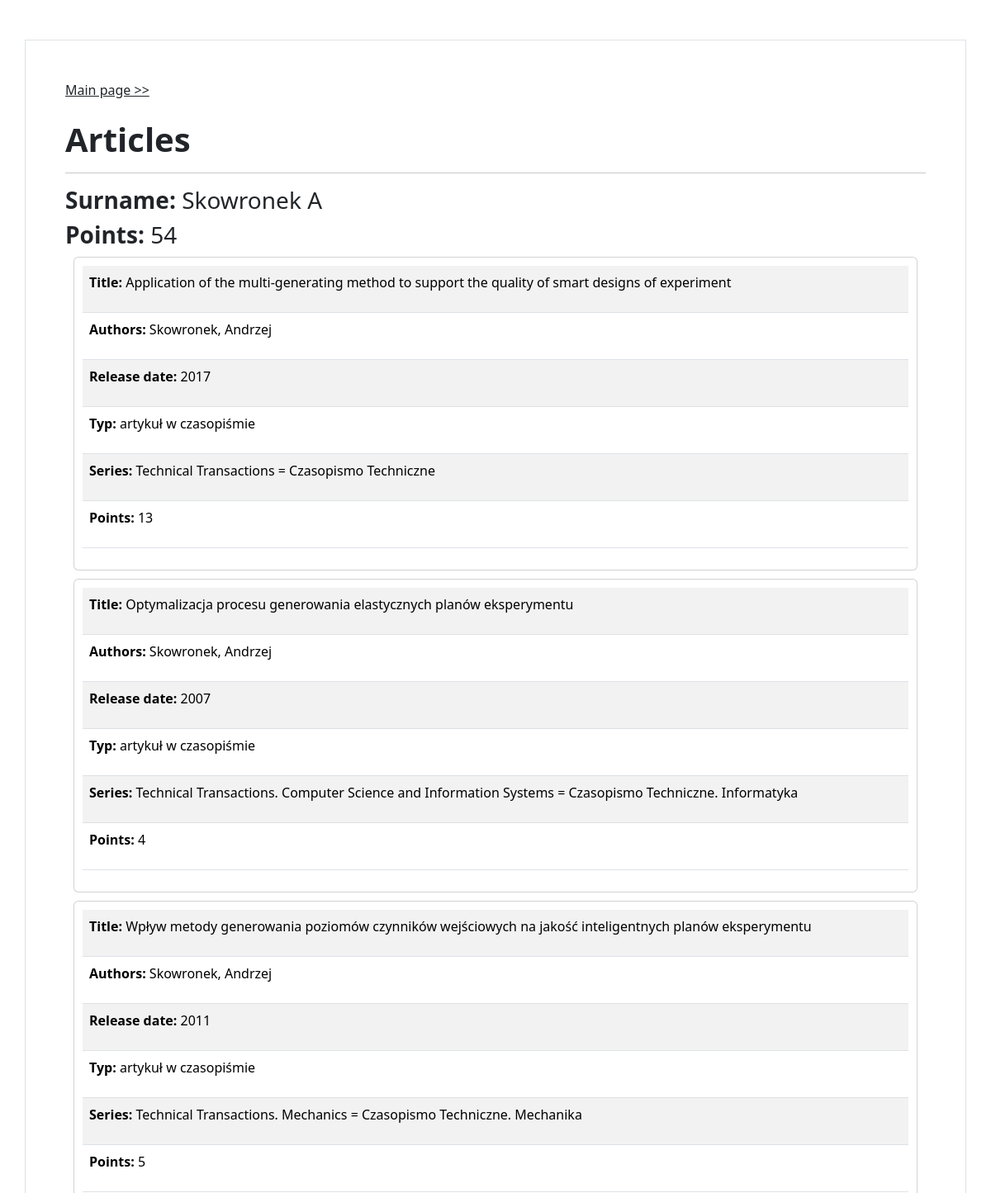
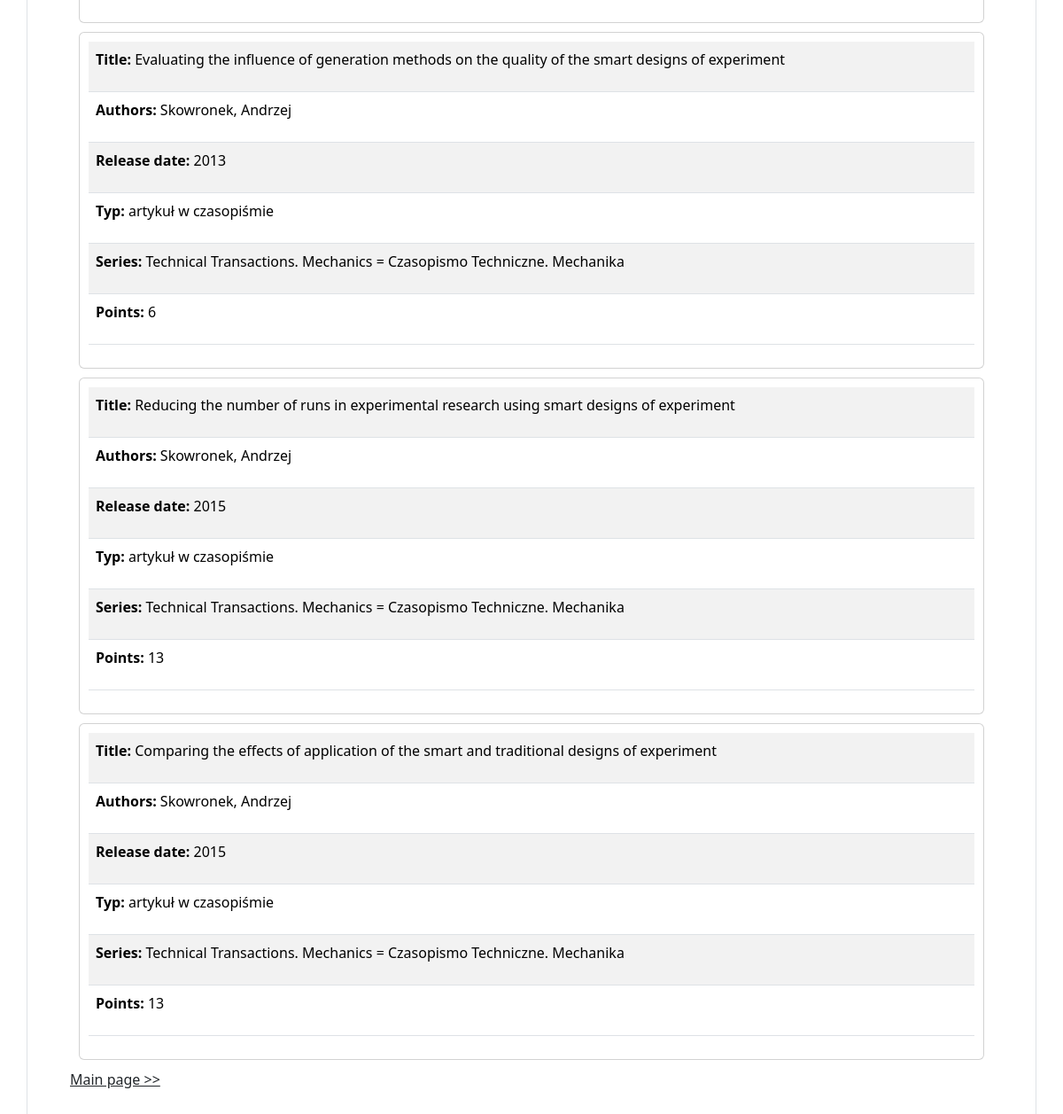
The page /articles/2 on the database its author committed (2 pictures, top to bottom).
### biblos/models.py (models this page shows)
class Author(models.Model):
    name = models.CharField(max_length = 200, blank=True, null=True, unique = True)
    class Meta:
        db_table = 'author'

class Article(models.Model):
    author = models.ForeignKey(Author, on_delete=models.CASCADE)
    title = models.CharField(max_length = 200)
    authors = models.CharField(max_length = 200, blank=True, null=True)
    ext_authors = models.CharField(max_length = 200, blank=True, null=True)
    typ = models.CharField(max_length = 200, blank=True, null=True)
    series = models.CharField(max_length = 200, blank=True, null=True)
    release_date = models.CharField(max_length = 200, blank=True, null=True)
    points = models.IntegerField(blank=True, null=True)
    mnisw_list = models.CharField(max_length = 200, blank=True, null=True)
    impact = models.CharField(max_length = 200, blank=True, null=True)
    class Meta:
        db_table = 'article'

### biblos/views.py (the view)
# urls.py: path('articles/<int:id>', views.author_view, name='articles'),
def author_view(request, id):
    author = Author.objects.filter(id=id).first()
    articles = Article.objects.filter(author=author, points__gt=0)
    points = 0
    new_points = 0
    for article in articles:
        if article.release_date:
            if int(article.release_date)>=2019:
                new_points += article.points
            else:
                points += article.points
        else:
            points += article.points
    context = dict({"author": author, "articles": articles, "points": points, "new_points": new_points})
    return render(request, 'biblos/author_view.html', context=context)

### biblos/templates/biblos/author_view.html (shortened to what this page needs)
{% extends 'biblos/base.html' %}
{% block content %}
<div class="container p-5 my-5 border">
    <a href='/' class="link-dark">Main page &gt;&gt;</a>
    <br>
    <br>
    <p class="h1" class="text-align: center"><b>Articles</b></p>
    <hr>
    <p class="h3"><b>Surname: </b>{{author.name}}</p>
    {% if points %}<p class="h3"><b>Points: </b>{{points}}</p>{% endif %}
    {% for article in articles %}
        <div class="card" style="padding:10px; margin: 10px">
            <table class="table table-striped" >
                <tr><td><p id="article"><b>Title: </b>{{article.title}}</p></td></tr>
                <tr><td><p id="article"><b>Authors: </b>{{article.authors}}{% if article.ext_authors %};{{article.ext_authors}}{% endif %}</p></td></tr>
                {% if article.release_date %}<tr><td><p id="article"><b>Release date: </b>{{article.release_date}}</p></td></tr>{% endif %}
                {% if article.typ %}<tr><td><p id="article"><b>Typ: </b>{{article.typ}}</p></td></tr>{% endif %}
                {% if article.series %}<tr><td><p id="article"><b>Series: </b>{{article.series}}</p></td></tr>{% endif %}
                {% if article.points %}<tr><td><p id="article"><b>Points: </b>{{article.points}}</p></td></tr>{% endif %}
            </table>
        </div>
    {% endfor %}
    <a href='/' class="link-dark">Main page &gt;&gt;</a>
</div>
{% endblock %}

### rows shown on the page
Author: name "Skowronek A"
Article: title "Application of the multi-generating method to support the quality of smart designs of experiment", authors "Skowronek, Andrzej", release_date "2017", typ "artykuł w czasopiśmie", series "Technical Transactions = Czasopismo Techniczne", points "13"
Article: title "Optymalizacja procesu generowania elastycznych planów eksperymentu", authors "Skowronek, Andrzej", release_date "2007", typ "artykuł w czasopiśmie", series "Technical Transactions. Computer Science and Information Systems = Czasopismo Techniczne. Informatyka", points "4"
Article: title "Wpływ metody generowania poziomów czynników wejściowych na jakość inteligentnych planów eksperymentu", authors "Skowronek, Andrzej", release_date "2011", typ "artykuł w czasopiśmie", series "Technical Transactions. Mechanics = Czasopismo Techniczne. Mechanika", points "5"
Article: title "Evaluating the influence of generation methods on the quality of the smart designs of experiment", authors "Skowronek, Andrzej", release_date "2013", typ "artykuł w czasopiśmie", series "Technical Transactions. Mechanics = Czasopismo Techniczne. Mechanika", points "6"
Article: title "Reducing the number of runs in experimental research using smart designs of experiment", authors "Skowronek, Andrzej", release_date "2015", typ "artykuł w czasopiśmie", series "Technical Transactions. Mechanics = Czasopismo Techniczne. Mechanika", points "13"
Article: title "Comparing the effects of application of the smart and traditional designs of experiment", authors "Skowronek, Andrzej", release_date "2015", typ "artykuł w czasopiśmie", series "Technical Transactions. Mechanics = Czasopismo Techniczne. Mechanika", points "13"

### other values the page prints
{{ points }} "54"
